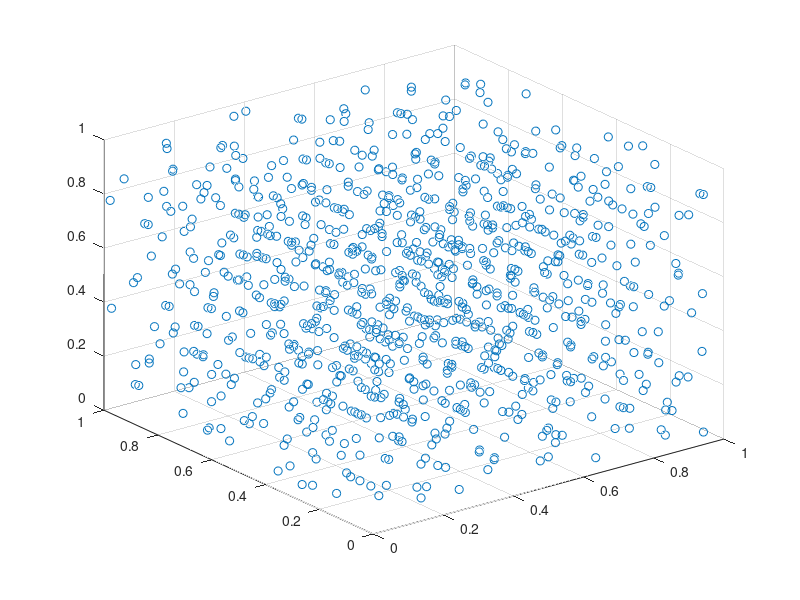

Write the MATLAB code that produced this figure.
function halton_test

n = 1000;
X = zeros(n,3);
base = [3 5 7];

for i=1:n
   for j=1:3
      X(i,j) = halton(i,base(j)); 
   end 
end

scatter3(X(:,1),X(:,2),X(:,3));

end

function [ result ] = halton(index, base)
    result = 0;
    f = 1/base;
    i = index;
    while (i > 0)
       result = result + f*(mod(i,base));
       i = floor(i/base);
       f = f / base;
    end
end